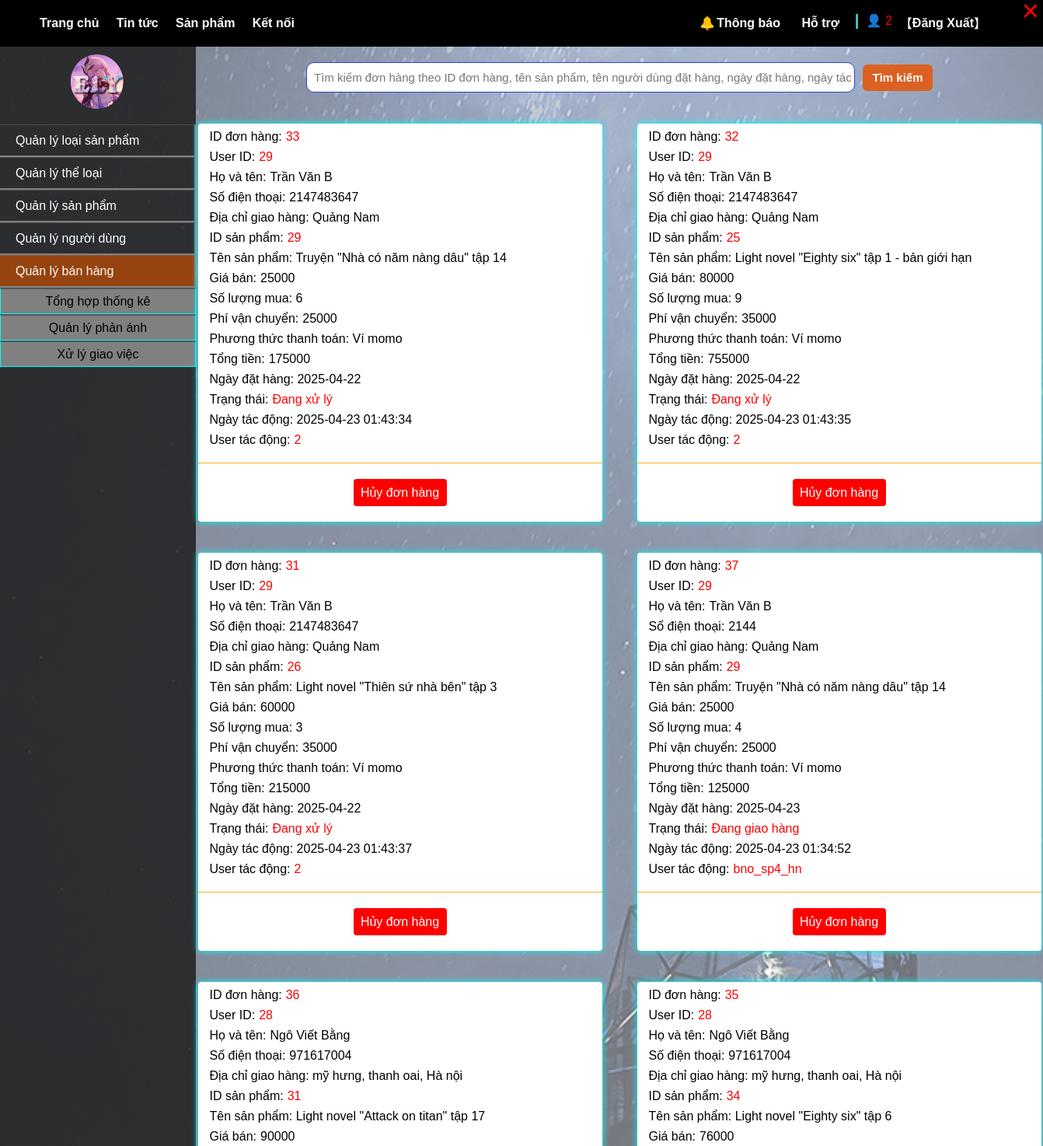
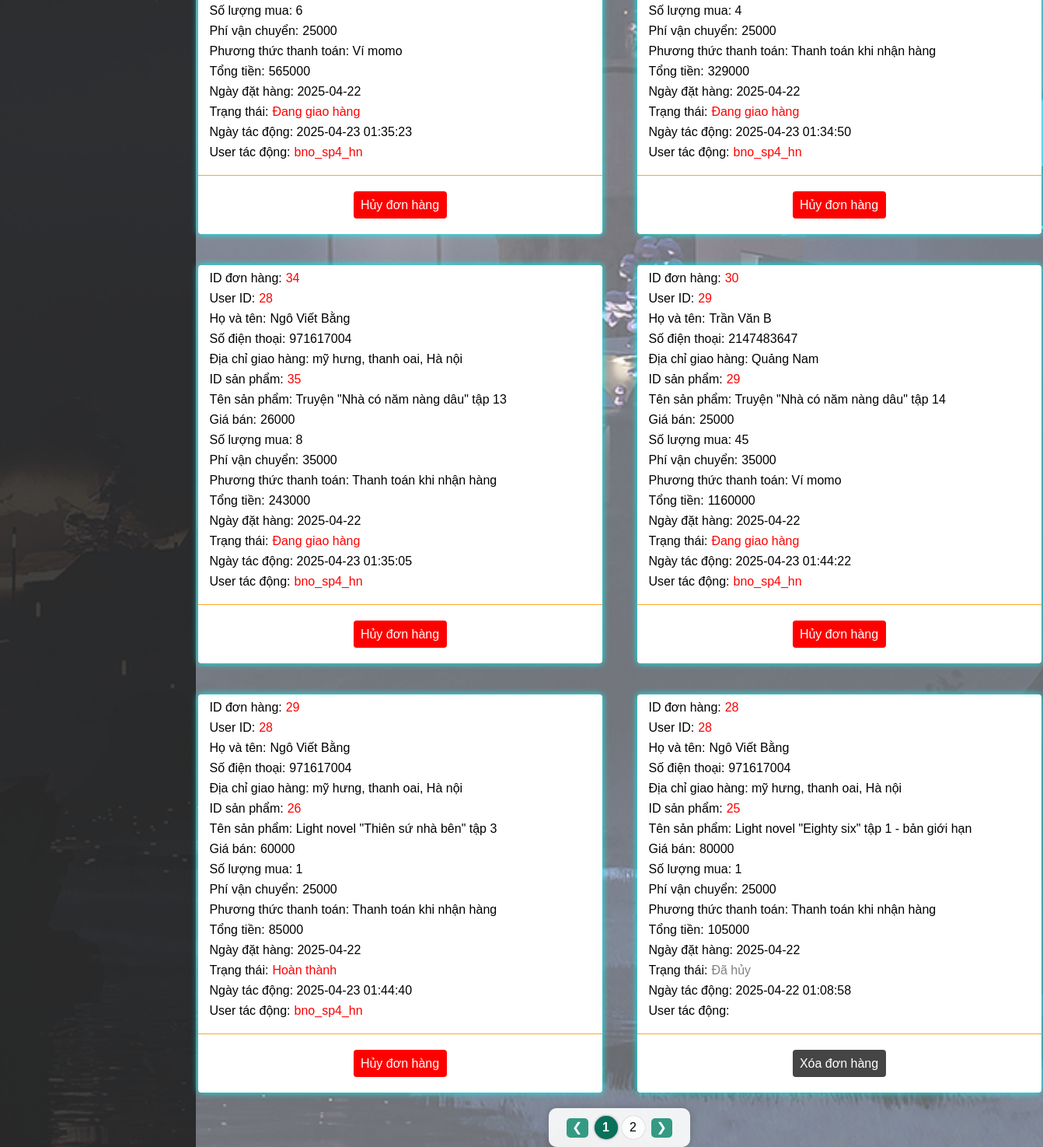
/BNOStore/index.php?action=QuanLyBanHang (signed in), run on the app's committed database (2 pictures, top to bottom).
### tables this page shows
CREATE TABLE `donhang` (
  `iddh` int(20) NOT NULL,
  `id` int(20) DEFAULT NULL,
  `idsp` int(20) DEFAULT NULL,
  `hovaten` varchar(100) DEFAULT NULL,
  `sdt` int(20) DEFAULT NULL,
  `diachigiaohang` varchar(200) DEFAULT NULL,
  `tensp` varchar(200) DEFAULT NULL,
  `giaban` int(20) DEFAULT NULL,
  `soluongmua` int(20) DEFAULT NULL,
  `phivanchuyen` int(20) DEFAULT NULL,
  `phuongthucthanhtoan` varchar(100) DEFAULT NULL,
  `tongtien` decimal(18,0) DEFAULT NULL,
  `trangthai` varchar(100) DEFAULT NULL,
  `ngaydathang` date DEFAULT NULL,
  `ngaytacdong` datetime DEFAULT NULL,
  `usertacdong` varchar(100) DEFAULT NULL
);

CREATE TABLE `sanpham` (
  `idsp` int(11) NOT NULL,
  `tensp` varchar(200) NOT NULL,
  `loaisp` varchar(50) NOT NULL,
  `tentheloai` varchar(50) NOT NULL,
  `giaban` decimal(18,0) NOT NULL,
  `soluong` int(11) NOT NULL,
  `anh` varchar(200) DEFAULT NULL
);

### BNOStore/models/class/DonHang.php (called while the page is built, shortened)
<?php
require_once('./models/Connection.php');
class DonHang{
    private $conn;
    public function __construct(){
        $connect = new Connection();
        $this->conn = $connect->getConnection();
    }
    public function HienThiDonHang(){
        $query = "Select * From donhang INNER JOIN sanpham on donhang.idsp = sanpham.idsp ORDER BY FIELD(trangthai, 'Yêu cầu hủy', 'Chờ xác nhận', 'Đang xử lý') DESC, iddh DESC";
        $smtp = $this->conn->prepare($query);
        $smtp->execute();
        return $smtp->fetchAll(PDO::FETCH_ASSOC);
    }
}

### BNOStore/models/Connection.php (called while the page is built, shortened)
<?php
class Connection
{
    private $host = "localhost";
    private $dbname = "bnostore";
    private $username = "root";
    private $password = "";
    public function getConnection()
    {
        $this->conn = null;
        try {
            $this->conn = new PDO("mysql:host=" . $this->host . ";dbname=" . $this->dbname, $this->username, $this->password);
            $this->conn->setAttribute(PDO::ATTR_ERRMODE, PDO::ERRMODE_EXCEPTION);
        } catch (PDOException $ex) {
            echo "Error: " . $ex->getMessage();
        }
        return $this->conn;
    }
}

### BNOStore/controllers/DonHangController.php (called while the page is built, shortened)
<?php
require_once('./models/class/DonHang.php');
class DonHangController
{
    public function AdminHienThiDonHang(){
        $donhang = new DonHang();
        return $donhang->HienThiDonHang();
    }
}

### BNOStore/views/Admin/AdminQLBanHang.php (the view, shortened to what this page needs)
<!DOCTYPE html>
<html>
<head>
    <link rel="stylesheet" href="http://localhost:8080/BNOStore/views/Admin/HomeAdmin.css?v=<?php echo time(); ?>" />
</head>
<body>
    <div class="header">
        <div class="menu_header">
            <a class="a_menu_header" href="index.php?action=Admin">Trang chủ</a>
            <a class="a_menu_header" href="">Tin tức</a>
            <a class="a_menu_header" href="">Sản phẩm</a>
            <a class="a_menu_header" href="">Kết nối</a>
        </div>
        <div style="width:auto;margin:auto;margin-right:3px;display:flex;">
            <div class="menu_header_2">
                <a class="a_menu_header_2 menu-thongbao" id="menu-thongbao">
                    <img src="http://localhost:8080/BNOStore/views/HomeImage/icon/thongbao.png" />
                    <span>Thông báo</span>
                </a>
                <a class="a_menu_header_2" href="">Hỗ trợ</a>
                <a style="color:turquoise;font-size:20px;font-weight:bold;margin-top:-3px;margin-left:6px;margin-right:9px;display:block;">|</a>
            </div>
            <nav style="width:auto;margin:auto;margin-right:70px;color:white;display:flex;">
                <?php if (isset($_SESSION['username'])): ?>
                    <span style="color:white;margin:auto;margin-right:10px;margin-top:-2px;color:red">👤 <?php echo $_SESSION['username']; ?></span>
                    <div style="display:flex">
                        <p style="margin:auto;margin-top:-2px;">【 </p>
                        <a class="a_menu_header_2" href="index.php?action=Logout">Đăng Xuất</a>
                        <p style="margin:auto;margin-top:-2px;"> 】</p>
                    </div>
                <?php else: ?>
                    <button class="a_menu_header_2" id="bt_login" style="font-size:17px;border:none;background:none;outline:none;cursor:pointer;"> Đăng Nhập</button>
                <?php endif; ?>
            </nav>
        </div>
    </div>
    <div class="content content-donhang">
        <div class="menu_trai menu-trai-donhang">
            <img class="logo-menu" src="http://localhost:8080/BNOStore/views/HomeImage/image/logo.png" style="width: 70px; height: 70px; margin: 0; margin: auto; margin-bottom: 20px; margin-top: 10px" />
            <a class="bt_menu_trai" href="index.php?action=QuanLyLoaisp">Quản lý loại sản phẩm</a>
            <a class="bt_menu_trai" href="index.php?action=QuanLyTheLoai">Quản lý thể loại</a>
            <a class="bt_menu_trai" href="index.php?action=QuanLySanPham">Quản lý sản phẩm</a>
            <a class="bt_menu_trai" href="index.php?action=QuanLyNguoiDung">Quản lý người dùng</a>
            <a class="bt_menu_trai" href="index.php?action=QuanLyBanHang" style="background-color:#96440f;">Quản lý bán hàng</a>
            <button id="bt-themloaisp" class="menu-con">Tổng hợp thống kê</button>
            <button id="bt-themloaisp" class="menu-con">Quản lý phản ánh</button>
            <button id="bt-themloaisp" class="menu-con">Xử lý giao việc</button>
        </div>
        <div id="donhang" class="donhang">
            <span class="close">&times;</span>
            <form action="index.php?" method="get" class="admin-tim-kiem timkiem-donhang" id="form_search">
                <input style="width:700px;" id="search" type="text" placeholder="Tìm kiếm đơn hàng theo ID đơn hàng, tên sản phẩm, tên người dùng đặt hàng, ngày đặt hàng, ngày tác động" class="input-timkiem" name="keyword" value="<?php echo $_GET['keyword'] ?? ''; ?>" />
                <button class="bt-timkiem" id="bt_search" type="submit">Tìm kiếm</button>
            </form>
            <div class="hienthi-div">
                <?php
                foreach ($rowDonHang as $row) { ?>
                    <div class="hienthi-div1">
                        <div class="hienthi-div2">
                            <p>ID đơn hàng: </p>
                            <span><?php echo $row['iddh']; ?></span>
                        </div>
                        <div class="hienthi-div2">
                            <p>User ID: </p>
                            <span><?php echo $row['id']; ?></span>
                        </div>
                        <div class="hienthi-div2">
                            <p>Họ và tên: </p>
                            <span style="color:black"><?php echo $row['hovaten']; ?></span>
                        </div>
                        <div class="hienthi-div2">
                            <p>Số điện thoại: </p>
                            <span style="color:black"><?php echo $row['sdt']; ?></span>
                        </div>
                        <div class="hienthi-div2">
                            <p title="<?php echo htmlspecialchars($row['diachigiaohang']); ?>">Địa chỉ giao hàng: <?php echo $row['diachigiaohang']; ?></p>
                        </div>
                        <div class="hienthi-div2">
                            <p>ID sản phẩm: </p>
                            <span><?php echo $row['idsp']; ?></span>
                        </div>
                        <div class="hienthi-div2">
                            <p title="<?php echo htmlspecialchars($row['tensp']); ?>">Tên sản phẩm: <?php echo $row['tensp']; ?></p>
                        </div>
                        <div class="hienthi-div2">
                            <p>Giá bán: </p>
                            <span style="color:black"><?php echo $row['giaban']; ?></span>
                        </div>
                        <div class="hienthi-div2">
                            <p>Số lượng mua: <?php echo $row['soluongmua']; ?></p>
                        </div>
                        <div class="hienthi-div2">
                            <p>Phí vận chuyển: </p>
                            <span style="color:black"><?php echo $row['phivanchuyen']; ?></span>
                        </div>
                        <div class="hienthi-div2">
                            <p>Phương thức thanh toán: <?php echo $row['phuongthucthanhtoan']; ?></p>
                        </div>
                        <div class="hienthi-div2">
                            <p>Tổng tiền: </p>
                            <span style="color:black"><?php echo $row['tongtien']; ?></span>
                        </div>
                        <div class="hienthi-div2">
                            <p>Ngày đặt hàng: <?php echo $row['ngaydathang']; ?></p>
                        </div>
                        <div class="hienthi-div2">
                            <p>Trạng thái: </p>
                            <span class="trang-thai"><?php echo $row['trangthai']; ?></span>
                        </div>
                        <div class="hienthi-div2">
                            <p>Ngày tác động: <?php echo $row['ngaytacdong']; ?></p>
                        </div>
                        <div class="hienthi-div2">
                            <p>User tác động: </p>
                            <span><?php echo $row['usertacdong']; ?></span>
                        </div>
                        <div class="hienthi-div3">
                            <a class="bt-action1" href="index.php?action=AdminHuyDonHang&iddh=<?php echo $row['iddh']; ?>" onclick="return XacNhanHuy();">Hủy đơn hàng</a>
                            <a class="bt-action3" href="index.php?action=AdminXoaDonHang&iddh=<?php echo $row['iddh']; ?>" onclick="return xoa();">Xóa đơn hàng</a>
                        </div>
                    </div>
                <?php } ?>
            </div>
            <div id="phantrang-container">
                <button id="truoc">❮</button>
                <div id="pagi"></div>
                <button id="sau">❯</button>
            </div>
        </div>
    </div>
</body>
</html>

### data on the page
donhang: iddh "33", id "29", hovaten "Trần Văn B", sdt "2147483647", diachigiaohang "Quảng Nam", sanpham.idsp "29", sanpham.tensp "Truyện \"Nhà có năm nàng dâu\" tập 14", sanpham.giaban "25000", soluongmua "6", phivanchuyen "25000", phuongthucthanhtoan "Ví momo", tongtien "175000", ngaydathang "2025-04-22", trangthai "Đang xử lý", ngaytacdong "2025-04-23 01:43:34", usertacdong "2"
donhang: iddh "32", id "29", hovaten "Trần Văn B", sdt "2147483647", diachigiaohang "Quảng Nam", sanpham.idsp "25", sanpham.tensp "Light novel \"Eighty six\" tập 1 - bản giới hạn", sanpham.giaban "80000", soluongmua "9", phivanchuyen "35000", phuongthucthanhtoan "Ví momo", tongtien "755000", ngaydathang "2025-04-22", trangthai "Đang xử lý", ngaytacdong "2025-04-23 01:43:35", usertacdong "2"
donhang: iddh "31", id "29", hovaten "Trần Văn B", sdt "2147483647", diachigiaohang "Quảng Nam", sanpham.idsp "26", sanpham.tensp "Light novel \"Thiên sứ nhà bên\" tập 3", sanpham.giaban "60000", soluongmua "3", phivanchuyen "35000", phuongthucthanhtoan "Ví momo", tongtien "215000", ngaydathang "2025-04-22", trangthai "Đang xử lý", ngaytacdong "2025-04-23 01:43:37", usertacdong "2"
donhang: iddh "37", id "29", hovaten "Trần Văn B", sdt "2144", diachigiaohang "Quảng Nam", sanpham.idsp "29", sanpham.tensp "Truyện \"Nhà có năm nàng dâu\" tập 14", sanpham.giaban "25000", soluongmua "4", phivanchuyen "25000", phuongthucthanhtoan "Ví momo", tongtien "125000", ngaydathang "2025-04-23", trangthai "Đang giao hàng", ngaytacdong "2025-04-23 01:34:52", usertacdong "bno_sp4_hn"
donhang: iddh "36", id "28", hovaten "Ngô Viết Bằng", sdt "971617004", diachigiaohang "mỹ hưng, thanh oai, Hà nội", sanpham.idsp "31", sanpham.tensp "Light novel \"Attack on titan\" tập 17", sanpham.giaban "90000", soluongmua "6", phivanchuyen "25000", phuongthucthanhtoan "Ví momo", tongtien "565000", ngaydathang "2025-04-22", trangthai "Đang giao hàng", ngaytacdong "2025-04-23 01:35:23", usertacdong "bno_sp4_hn"
donhang: iddh "35", id "28", hovaten "Ngô Viết Bằng", sdt "971617004", diachigiaohang "mỹ hưng, thanh oai, Hà nội", sanpham.idsp "34", sanpham.tensp "Light novel \"Eighty six\" tập 6", sanpham.giaban "76000", soluongmua "4", phivanchuyen "25000", phuongthucthanhtoan "Thanh toán khi nhận hàng", tongtien "329000", ngaydathang "2025-04-22", trangthai "Đang giao hàng", ngaytacdong "2025-04-23 01:34:50", usertacdong "bno_sp4_hn"
donhang: iddh "34", id "28", hovaten "Ngô Viết Bằng", sdt "971617004", diachigiaohang "mỹ hưng, thanh oai, Hà nội", sanpham.idsp "35", sanpham.tensp "Truyện \"Nhà có năm nàng dâu\" tập 13", sanpham.giaban "26000", soluongmua "8", phivanchuyen "35000", phuongthucthanhtoan "Thanh toán khi nhận hàng", tongtien "243000", ngaydathang "2025-04-22", trangthai "Đang giao hàng", ngaytacdong "2025-04-23 01:35:05", usertacdong "bno_sp4_hn"
donhang: iddh "30", id "29", hovaten "Trần Văn B", sdt "2147483647", diachigiaohang "Quảng Nam", sanpham.idsp "29", sanpham.tensp "Truyện \"Nhà có năm nàng dâu\" tập 14", sanpham.giaban "25000", soluongmua "45", phivanchuyen "35000", phuongthucthanhtoan "Ví momo", tongtien "1160000", ngaydathang "2025-04-22", trangthai "Đang giao hàng", ngaytacdong "2025-04-23 01:44:22", usertacdong "bno_sp4_hn"
donhang: iddh "29", id "28", hovaten "Ngô Viết Bằng", sdt "971617004", diachigiaohang "mỹ hưng, thanh oai, Hà nội", sanpham.idsp "26", sanpham.tensp "Light novel \"Thiên sứ nhà bên\" tập 3", sanpham.giaban "60000", soluongmua "1", phivanchuyen "25000", phuongthucthanhtoan "Thanh toán khi nhận hàng", tongtien "85000", ngaydathang "2025-04-22", trangthai "Hoàn thành", ngaytacdong "2025-04-23 01:44:40", usertacdong "bno_sp4_hn"
donhang: iddh "28", id "28", hovaten "Ngô Viết Bằng", sdt "971617004", diachigiaohang "mỹ hưng, thanh oai, Hà nội", sanpham.idsp "25", sanpham.tensp "Light novel \"Eighty six\" tập 1 - bản giới hạn", sanpham.giaban "80000", soluongmua "1", phivanchuyen "25000", phuongthucthanhtoan "Thanh toán khi nhận hàng", tongtien "105000", ngaydathang "2025-04-22", trangthai "Đã hủy", ngaytacdong "2025-04-22 01:08:58"

### other printed values
$_SESSION['username'] "2"
